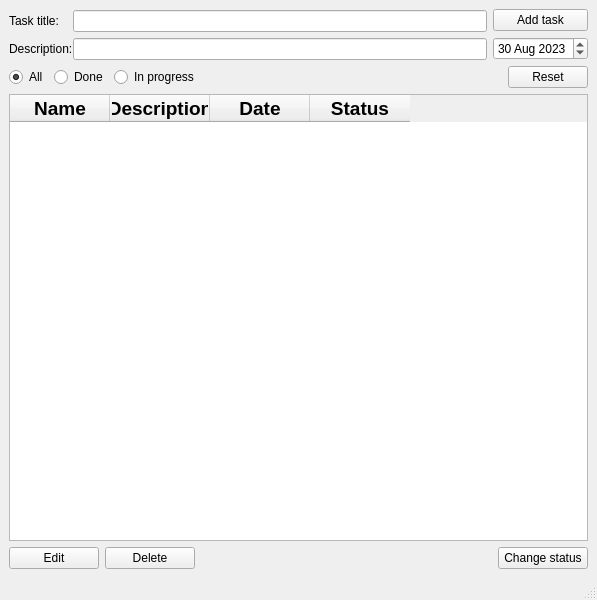
<?xml version="1.0" encoding="UTF-8"?>
<ui version="4.0">
 <class>toDoApp</class>
 <widget class="QMainWindow" name="toDoApp">
  <property name="geometry">
   <rect>
    <x>0</x>
    <y>0</y>
    <width>597</width>
    <height>600</height>
   </rect>
  </property>
  <property name="windowTitle">
   <string>toDoApp</string>
  </property>
  <property name="locale">
   <locale language="English" country="UnitedStates"/>
  </property>
  <widget class="QWidget" name="centralwidget">
   <layout class="QVBoxLayout" name="verticalLayout_2">
    <item>
     <layout class="QHBoxLayout" name="horizontalLayout">
      <item>
       <layout class="QFormLayout" name="formLayout">
        <property name="fieldGrowthPolicy">
         <enum>QFormLayout::ExpandingFieldsGrow</enum>
        </property>
        <property name="labelAlignment">
         <set>Qt::AlignLeading|Qt::AlignLeft|Qt::AlignVCenter</set>
        </property>
        <property name="formAlignment">
         <set>Qt::AlignLeading|Qt::AlignLeft|Qt::AlignVCenter</set>
        </property>
        <property name="horizontalSpacing">
         <number>0</number>
        </property>
        <property name="verticalSpacing">
         <number>-1</number>
        </property>
        <property name="topMargin">
         <number>0</number>
        </property>
        <item row="0" column="0">
         <widget class="QLabel" name="labelTitle">
          <property name="text">
           <string>Task title:</string>
          </property>
         </widget>
        </item>
        <item row="0" column="1">
         <widget class="QLineEdit" name="addTaskLine">
          <property name="sizePolicy">
           <sizepolicy hsizetype="Expanding" vsizetype="Fixed">
            <horstretch>0</horstretch>
            <verstretch>0</verstretch>
           </sizepolicy>
          </property>
          <property name="locale">
           <locale language="English" country="UnitedStates"/>
          </property>
         </widget>
        </item>
        <item row="1" column="0">
         <widget class="QLabel" name="labelDescrip">
          <property name="text">
           <string>Description:</string>
          </property>
         </widget>
        </item>
        <item row="1" column="1">
         <widget class="QLineEdit" name="addDescripLine">
          <property name="sizePolicy">
           <sizepolicy hsizetype="Expanding" vsizetype="Fixed">
            <horstretch>0</horstretch>
            <verstretch>0</verstretch>
           </sizepolicy>
          </property>
          <property name="locale">
           <locale language="English" country="UnitedStates"/>
          </property>
         </widget>
        </item>
       </layout>
      </item>
      <item>
       <layout class="QVBoxLayout" name="verticalLayout">
        <item>
         <widget class="QPushButton" name="addButton">
          <property name="sizePolicy">
           <sizepolicy hsizetype="Preferred" vsizetype="Fixed">
            <horstretch>0</horstretch>
            <verstretch>0</verstretch>
           </sizepolicy>
          </property>
          <property name="minimumSize">
           <size>
            <width>90</width>
            <height>0</height>
           </size>
          </property>
          <property name="toolTip">
           <string>&lt;html&gt;&lt;head/&gt;&lt;body&gt;&lt;p&gt;Add new task&lt;/p&gt;&lt;/body&gt;&lt;/html&gt;</string>
          </property>
          <property name="text">
           <string>Add task</string>
          </property>
         </widget>
        </item>
        <item>
         <widget class="QDateEdit" name="deadlineDate">
          <property name="dateTime">
           <datetime>
            <hour>4</hour>
            <minute>0</minute>
            <second>0</second>
            <year>2023</year>
            <month>8</month>
            <day>30</day>
           </datetime>
          </property>
         </widget>
        </item>
       </layout>
      </item>
     </layout>
    </item>
    <item>
     <layout class="QHBoxLayout" name="horizontalLayout_3">
      <item>
       <widget class="QRadioButton" name="allStatus">
        <property name="text">
         <string>All</string>
        </property>
        <property name="checked">
         <bool>true</bool>
        </property>
       </widget>
      </item>
      <item>
       <widget class="QRadioButton" name="doneStatus">
        <property name="text">
         <string>Done</string>
        </property>
       </widget>
      </item>
      <item>
       <widget class="QRadioButton" name="inProgressStatus">
        <property name="text">
         <string>In progress</string>
        </property>
       </widget>
      </item>
      <item>
       <spacer name="horizontalSpacer_2">
        <property name="orientation">
         <enum>Qt::Horizontal</enum>
        </property>
        <property name="sizeHint" stdset="0">
         <size>
          <width>40</width>
          <height>20</height>
         </size>
        </property>
       </spacer>
      </item>
      <item>
       <widget class="QPushButton" name="resetStatusButton">
        <property name="text">
         <string>Reset</string>
        </property>
       </widget>
      </item>
     </layout>
    </item>
    <item>
     <widget class="QTableWidget" name="tableWidget">
      <property name="locale">
       <locale language="English" country="UnitedStates"/>
      </property>
      <property name="frameShape">
       <enum>QFrame::StyledPanel</enum>
      </property>
      <property name="frameShadow">
       <enum>QFrame::Sunken</enum>
      </property>
      <property name="editTriggers">
       <set>QAbstractItemView::NoEditTriggers</set>
      </property>
      <property name="selectionMode">
       <enum>QAbstractItemView::SingleSelection</enum>
      </property>
      <property name="selectionBehavior">
       <enum>QAbstractItemView::SelectRows</enum>
      </property>
      <property name="sortingEnabled">
       <bool>false</bool>
      </property>
      <property name="cornerButtonEnabled">
       <bool>true</bool>
      </property>
      <attribute name="horizontalHeaderCascadingSectionResizes">
       <bool>true</bool>
      </attribute>
      <attribute name="horizontalHeaderMinimumSectionSize">
       <number>30</number>
      </attribute>
      <attribute name="verticalHeaderCascadingSectionResizes">
       <bool>false</bool>
      </attribute>
      <column>
       <property name="text">
        <string>Name</string>
       </property>
       <property name="font">
        <font>
         <pointsize>14</pointsize>
         <bold>true</bold>
        </font>
       </property>
      </column>
      <column>
       <property name="text">
        <string>Description</string>
       </property>
       <property name="font">
        <font>
         <pointsize>14</pointsize>
         <bold>true</bold>
        </font>
       </property>
      </column>
      <column>
       <property name="text">
        <string>Date</string>
       </property>
       <property name="font">
        <font>
         <pointsize>14</pointsize>
         <bold>true</bold>
        </font>
       </property>
      </column>
      <column>
       <property name="text">
        <string>Status</string>
       </property>
       <property name="font">
        <font>
         <pointsize>14</pointsize>
         <bold>true</bold>
        </font>
       </property>
      </column>
     </widget>
    </item>
    <item>
     <layout class="QHBoxLayout" name="horizontalLayout_2">
      <item>
       <widget class="QPushButton" name="editButton">
        <property name="minimumSize">
         <size>
          <width>90</width>
          <height>0</height>
         </size>
        </property>
        <property name="toolTip">
         <string>&lt;html&gt;&lt;head/&gt;&lt;body&gt;&lt;p&gt;To edit a task - select the required task, fill in the fields with new data and click on the &amp;quot;Edit&amp;quot; button&lt;/p&gt;&lt;/body&gt;&lt;/html&gt;</string>
        </property>
        <property name="text">
         <string>Edit</string>
        </property>
       </widget>
      </item>
      <item>
       <widget class="QPushButton" name="deleteButton">
        <property name="minimumSize">
         <size>
          <width>90</width>
          <height>0</height>
         </size>
        </property>
        <property name="toolTip">
         <string>&lt;html&gt;&lt;head/&gt;&lt;body&gt;&lt;p&gt;delete the selected task&lt;/p&gt;&lt;/body&gt;&lt;/html&gt;</string>
        </property>
        <property name="text">
         <string>Delete</string>
        </property>
       </widget>
      </item>
      <item>
       <spacer name="horizontalSpacer">
        <property name="orientation">
         <enum>Qt::Horizontal</enum>
        </property>
        <property name="sizeHint" stdset="0">
         <size>
          <width>40</width>
          <height>20</height>
         </size>
        </property>
       </spacer>
      </item>
      <item>
       <widget class="QPushButton" name="changeStatusButton">
        <property name="minimumSize">
         <size>
          <width>90</width>
          <height>0</height>
         </size>
        </property>
        <property name="toolTip">
         <string>&lt;html&gt;&lt;head/&gt;&lt;body&gt;&lt;p&gt;Done/In progress&lt;/p&gt;&lt;/body&gt;&lt;/html&gt;</string>
        </property>
        <property name="text">
         <string>Change status</string>
        </property>
       </widget>
      </item>
     </layout>
    </item>
   </layout>
  </widget>
  <widget class="QMenuBar" name="menubar">
   <property name="geometry">
    <rect>
     <x>0</x>
     <y>0</y>
     <width>597</width>
     <height>24</height>
    </rect>
   </property>
  </widget>
  <widget class="QStatusBar" name="statusbar"/>
 </widget>
 <resources/>
 <connections/>
</ui>
